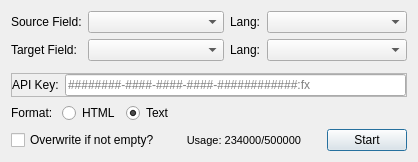
<?xml version="1.0" encoding="UTF-8"?>
<ui version="4.0">
 <class>Dialog</class>
 <widget class="QDialog" name="Dialog">
  <property name="enabled">
   <bool>true</bool>
  </property>
  <property name="geometry">
   <rect>
    <x>0</x>
    <y>0</y>
    <width>409</width>
    <height>160</height>
   </rect>
  </property>
  <property name="sizePolicy">
   <sizepolicy hsizetype="Preferred" vsizetype="Preferred">
    <horstretch>0</horstretch>
    <verstretch>0</verstretch>
   </sizepolicy>
  </property>
  <property name="windowTitle">
   <string>DeepL Translator</string>
  </property>
  <property name="inputMethodHints">
   <set>Qt::ImhHiddenText</set>
  </property>
  <layout class="QVBoxLayout" name="verticalLayout">
   <item>
    <layout class="QGridLayout" name="gridLayout" rowstretch="0,0" columnstretch="0,0,0,0">
     <property name="sizeConstraint">
      <enum>QLayout::SetDefaultConstraint</enum>
     </property>
     <property name="bottomMargin">
      <number>6</number>
     </property>
     <item row="0" column="0">
      <widget class="QLabel" name="label">
       <property name="sizePolicy">
        <sizepolicy hsizetype="Fixed" vsizetype="Preferred">
         <horstretch>0</horstretch>
         <verstretch>0</verstretch>
        </sizepolicy>
       </property>
       <property name="text">
        <string>Source Field:</string>
       </property>
      </widget>
     </item>
     <item row="1" column="2">
      <widget class="QLabel" name="label_4">
       <property name="text">
        <string>Lang:</string>
       </property>
      </widget>
     </item>
     <item row="0" column="2">
      <widget class="QLabel" name="label_3">
       <property name="sizePolicy">
        <sizepolicy hsizetype="Fixed" vsizetype="Preferred">
         <horstretch>0</horstretch>
         <verstretch>0</verstretch>
        </sizepolicy>
       </property>
       <property name="text">
        <string>Lang:</string>
       </property>
      </widget>
     </item>
     <item row="0" column="3">
      <widget class="QComboBox" name="sourceLang">
       <property name="sizePolicy">
        <sizepolicy hsizetype="Preferred" vsizetype="Fixed">
         <horstretch>0</horstretch>
         <verstretch>0</verstretch>
        </sizepolicy>
       </property>
       <property name="minimumSize">
        <size>
         <width>140</width>
         <height>0</height>
        </size>
       </property>
      </widget>
     </item>
     <item row="1" column="1">
      <widget class="QComboBox" name="targetField">
       <property name="minimumSize">
        <size>
         <width>0</width>
         <height>0</height>
        </size>
       </property>
       <property name="sizeAdjustPolicy">
        <enum>QComboBox::AdjustToContents</enum>
       </property>
      </widget>
     </item>
     <item row="0" column="1">
      <widget class="QComboBox" name="sourceField">
       <property name="sizePolicy">
        <sizepolicy hsizetype="Preferred" vsizetype="Fixed">
         <horstretch>0</horstretch>
         <verstretch>0</verstretch>
        </sizepolicy>
       </property>
       <property name="minimumSize">
        <size>
         <width>100</width>
         <height>0</height>
        </size>
       </property>
       <property name="sizeAdjustPolicy">
        <enum>QComboBox::AdjustToContents</enum>
       </property>
      </widget>
     </item>
     <item row="1" column="0">
      <widget class="QLabel" name="label_2">
       <property name="text">
        <string>Target Field:</string>
       </property>
      </widget>
     </item>
     <item row="1" column="3">
      <widget class="QComboBox" name="targetLang">
       <property name="minimumSize">
        <size>
         <width>0</width>
         <height>0</height>
        </size>
       </property>
      </widget>
     </item>
    </layout>
   </item>
   <item>
    <widget class="QFrame" name="apiKeyBox">
     <property name="frameShape">
      <enum>QFrame::StyledPanel</enum>
     </property>
     <property name="frameShadow">
      <enum>QFrame::Raised</enum>
     </property>
     <layout class="QHBoxLayout" name="horizontalLayout">
      <property name="spacing">
       <number>6</number>
      </property>
      <property name="leftMargin">
       <number>0</number>
      </property>
      <property name="topMargin">
       <number>0</number>
      </property>
      <property name="rightMargin">
       <number>0</number>
      </property>
      <property name="bottomMargin">
       <number>0</number>
      </property>
      <item>
       <layout class="QHBoxLayout" name="horizontalLayout_2">
        <item>
         <widget class="QLabel" name="label_5">
          <property name="text">
           <string>API Key:</string>
          </property>
         </widget>
        </item>
        <item>
         <widget class="QLineEdit" name="apiKey">
          <property name="font">
           <font>
            <family>Arial</family>
           </font>
          </property>
          <property name="inputMethodHints">
           <set>Qt::ImhNone</set>
          </property>
          <property name="inputMask">
           <string/>
          </property>
          <property name="maxLength">
           <number>32764</number>
          </property>
          <property name="echoMode">
           <enum>QLineEdit::Normal</enum>
          </property>
          <property name="placeholderText">
           <string>########-####-####-####-############:fx</string>
          </property>
         </widget>
        </item>
       </layout>
      </item>
     </layout>
    </widget>
   </item>
   <item>
    <layout class="QHBoxLayout" name="horizontalLayout_4">
     <item>
      <widget class="QLabel" name="label_6">
       <property name="text">
        <string>Format: </string>
       </property>
      </widget>
     </item>
     <item>
      <widget class="QRadioButton" name="formatHTML">
       <property name="text">
        <string>HTML</string>
       </property>
       <property name="checked">
        <bool>false</bool>
       </property>
      </widget>
     </item>
     <item>
      <widget class="QRadioButton" name="formatText">
       <property name="text">
        <string>Text</string>
       </property>
       <property name="checked">
        <bool>true</bool>
       </property>
      </widget>
     </item>
     <item>
      <spacer name="horizontalSpacer_4">
       <property name="orientation">
        <enum>Qt::Horizontal</enum>
       </property>
       <property name="sizeHint" stdset="0">
        <size>
         <width>40</width>
         <height>20</height>
        </size>
       </property>
      </spacer>
     </item>
    </layout>
   </item>
   <item>
    <layout class="QHBoxLayout" name="horizontalLayout_3">
     <property name="sizeConstraint">
      <enum>QLayout::SetDefaultConstraint</enum>
     </property>
     <item>
      <widget class="QCheckBox" name="checkBoxOverwrite">
       <property name="text">
        <string>Overwrite if not empty?</string>
       </property>
      </widget>
     </item>
     <item>
      <spacer name="horizontalSpacer">
       <property name="orientation">
        <enum>Qt::Horizontal</enum>
       </property>
       <property name="sizeType">
        <enum>QSizePolicy::Minimum</enum>
       </property>
       <property name="sizeHint" stdset="0">
        <size>
         <width>20</width>
         <height>20</height>
        </size>
       </property>
      </spacer>
     </item>
     <item>
      <widget class="QLabel" name="usage">
       <property name="font">
        <font>
         <pointsize>8</pointsize>
         <weight>50</weight>
         <italic>false</italic>
         <bold>false</bold>
         <underline>false</underline>
         <strikeout>false</strikeout>
         <kerning>false</kerning>
        </font>
       </property>
       <property name="autoFillBackground">
        <bool>false</bool>
       </property>
       <property name="text">
        <string>Usage: 234000/500000</string>
       </property>
       <property name="alignment">
        <set>Qt::AlignRight|Qt::AlignTrailing|Qt::AlignVCenter</set>
       </property>
      </widget>
     </item>
     <item>
      <spacer name="horizontalSpacer_2">
       <property name="orientation">
        <enum>Qt::Horizontal</enum>
       </property>
       <property name="sizeType">
        <enum>QSizePolicy::MinimumExpanding</enum>
       </property>
       <property name="sizeHint" stdset="0">
        <size>
         <width>20</width>
         <height>20</height>
        </size>
       </property>
      </spacer>
     </item>
     <item>
      <widget class="QPushButton" name="pushButton">
       <property name="text">
        <string>Start</string>
       </property>
      </widget>
     </item>
    </layout>
   </item>
  </layout>
 </widget>
 <resources/>
 <connections>
  <connection>
   <sender>pushButton</sender>
   <signal>clicked()</signal>
   <receiver>Dialog</receiver>
   <slot>accept()</slot>
   <hints>
    <hint type="sourcelabel">
     <x>444</x>
     <y>78</y>
    </hint>
    <hint type="destinationlabel">
     <x>363</x>
     <y>56</y>
    </hint>
   </hints>
  </connection>
 </connections>
</ui>
